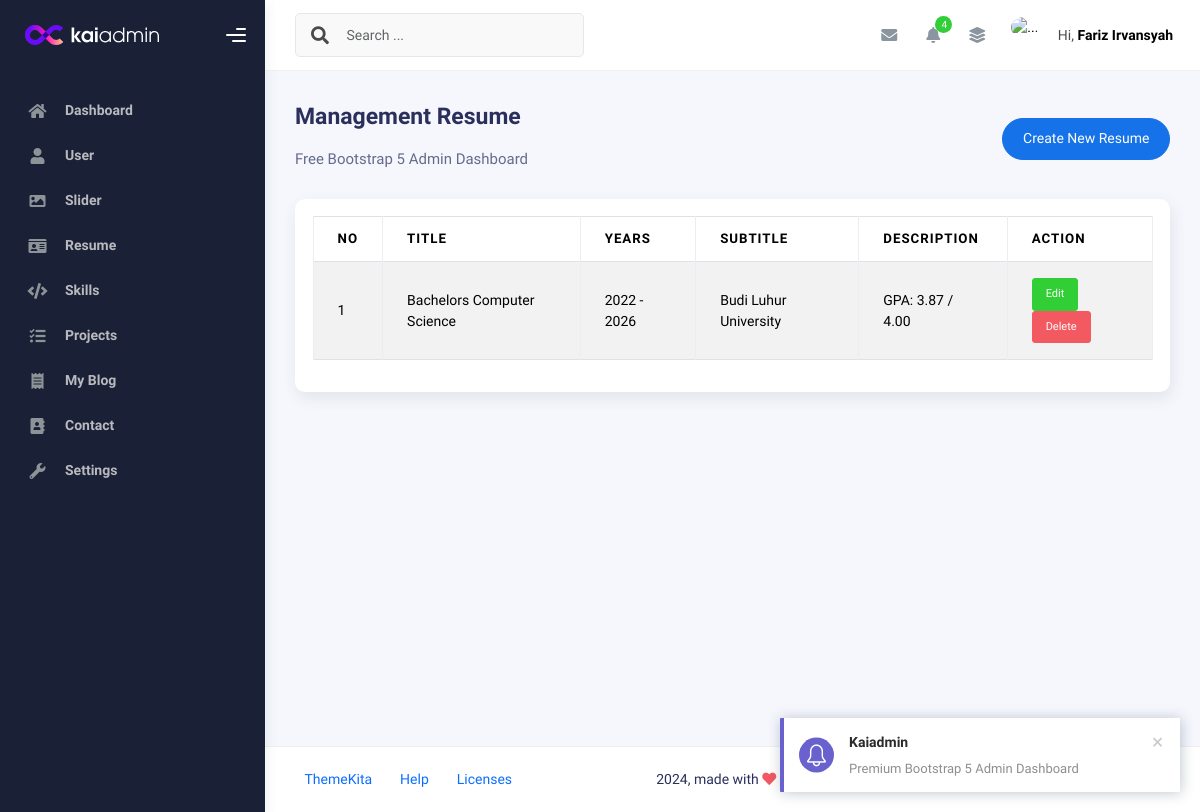
Screenshot of /project-crud-main/resume.php (signed in) with the database file from the repository.
### tables this page shows
CREATE TABLE `resume` (
  `id` int(11) NOT NULL,
  `title` varchar(50) NOT NULL,
  `year_start` year(4) NOT NULL,
  `year_end` year(4) NOT NULL,
  `subtitle` varchar(50) NOT NULL,
  `description` text NOT NULL,
  `created_at` timestamp NOT NULL DEFAULT current_timestamp(),
  `updated_at` timestamp NULL DEFAULT NULL ON UPDATE current_timestamp()
);

### project-crud-main/resume.php (the view, shortened to what this page needs)
<?php
include 'config/koneksi.php';
$query = mysqli_query($conn, "SELECT * FROM resume ORDER BY id DESC");
$rows = mysqli_fetch_all($query, MYSQLI_ASSOC);
?>
<!DOCTYPE html>
<html lang="en">
<head>
  <?php
  include "inc/css.php";
  ?>
</head>
<body>
  <div class="wrapper">
    <?php
    include "inc/sidebar.php";
    ?>
    <div class="main-panel">
      <div class="main-header">
        <?php
        include "inc/navbar.php";
        ?>
      </div>
      <div class="container">
        <div class="page-inner">
          <div class="d-flex align-items-left align-items-md-center flex-column flex-md-row pt-2 pb-4">
            <div>
              <h3 class="fw-bold mb-3">Management Resume</h3>
              <h6 class="op-7 mb-2">Free Bootstrap 5 Admin Dashboard</h6>
            </div>
            <div class="ms-md-auto py-2 py-md-0">
              <a href="create-resume.php" class="btn btn-primary btn-round">Create New Resume</a>
            </div>
          </div>
          <div class="row">
            <div class="col-sm-6 col-md-12">
              <div class="card">
                <div class="card-body">
                  <table class="table table-bordered table-striped">
                    <thead>
                      <tr>
                        <th>No</th>
                        <th>Title</th>
                        <th>Years</th>
                        <th>Subtitle</th>
                        <th>Description</th>
                        <th>Action</th>
                      </tr>
                    </thead>
                    <tbody>
                      <?php foreach ($rows as $index => $row): ?>
                        <tr>
                          <td><?php echo $index += 1 ?></td>
                          <td><?php echo $row['title'] ?></td>
                          <td><?php echo $row['year_start']." - ".$row['year_end'] ?></td>
                          <td><?php echo $row['subtitle'] ?></td>
                          <td><?php echo $row['description'] ?></td>
                          <td>
                            <a class="btn btn-success btn-sm"
                              href="create-resume.php?edit=<?php echo $row['id'] ?>">Edit</a>
                            <a onclick="return confirm('Are you sure wanna delete this data?')"
                              class="btn btn-danger btn-sm" href="resume.php?delete=<?php echo $row['id'] ?>">Delete</a>
                          </td>
                        </tr>
                      <?php endforeach ?>
                    </tbody>
                  </table>
                </div>
              </div>
            </div>
          </div>
        </div>
      </div>
      <footer class="footer">
        <div class="container-fluid d-flex justify-content-between">
          <nav class="pull-left">
            <ul class="nav">
              <li class="nav-item">
                <a class="nav-link" href="http://www.themekita.com">
                  ThemeKita
                </a>
              </li>
              <li class="nav-item">
                <a class="nav-link" href="#"> Help </a>
              </li>
              <li class="nav-item">
                <a class="nav-link" href="#"> Licenses </a>
              </li>
            </ul>
          </nav>
          <div class="copyright">
            2024, made with <i class="fa fa-heart heart text-danger"></i> by
            <a href="http://www.themekita.com">ThemeKita</a>
          </div>
          <div>
            <a target="_blank" href="https://themewagon.com/">ThemeWagon</a>.
          </div>
        </div>
      </footer>
    </div>
  </div>
</body>
</html>

### rows the page displays
resume: index "1", title "Bachelors Computer Science", year_start "2022", year_end "2026", subtitle "Budi Luhur University", description "GPA: 3.87 / 4.00"

### other values shown
$_SESSION['NAME'] "Fariz Irvansyah"
